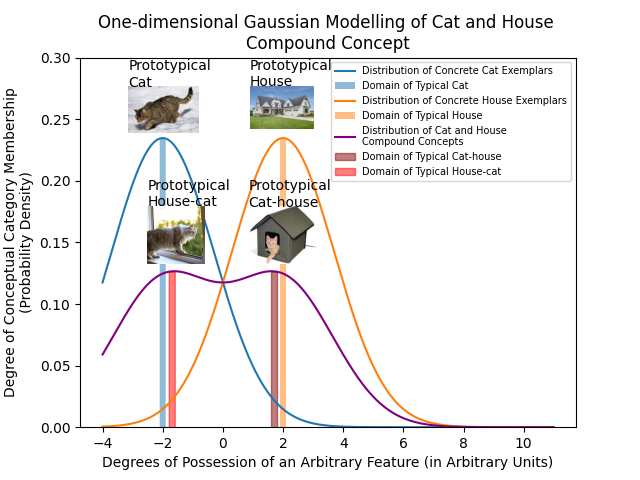

Write Python code to recreate this figure.
import numpy as np
import matplotlib.pyplot as plt
from matplotlib import image as mpimg
from matplotlib.offsetbox import AnnotationBbox, OffsetImage
from scipy.stats import norm

x = np.arange(-4, 11, 0.01)

cat_mu = -2
cat_sigma = 1.7
typical_cat = np.arange(cat_mu - 0.1, cat_mu + 0.1, 0.01)

def cat_gaussian(domain):
    return norm.pdf(domain, loc=cat_mu, scale=cat_sigma)

house_mu = 2
house_sigma = 1.7
typical_house = np.arange(house_mu - 0.1, house_mu + 0.1, 0.01)

def house_gaussian(domain):
    return norm.pdf(domain, loc=house_mu, scale=house_sigma)

catHouse_median = 1.7
typical_catHouse = np.arange(catHouse_median - 0.1, catHouse_median + 0.1, 0.01)
houseCat_median = -1.7
typical_houseCat = np.arange(houseCat_median - 0.1, houseCat_median + 0.1, 0.01)

def catHouse_gaussian(domain):
    return (cat_gaussian(domain) + house_gaussian(domain)) / 2


fig, ax = plt.subplots()


plt.plot(x, cat_gaussian(x),
         label='Distribution of Concrete Cat Exemplars')
plt.fill_between(typical_cat, cat_gaussian(typical_cat), alpha=0.5,
                 label='Domain of ''Typical Cat''')

plt.plot(x, house_gaussian(x),
         label='Distribution of Concrete House Exemplars')
plt.fill_between(typical_house, house_gaussian(typical_house), alpha=0.5,
                 label='Domain of ''Typical House''')

plt.plot(x, catHouse_gaussian(x), color='purple',
         label='Distribution of Cat and House\nCompound Concepts')
plt.fill_between(typical_catHouse, catHouse_gaussian(typical_catHouse),
                 color='maroon', alpha=0.5,
                 label='Domain of ''Typical Cat-house''')
plt.fill_between(typical_houseCat, catHouse_gaussian(typical_houseCat),
                 color='red', alpha=0.5,
                 label='Domain of ''Typical House-cat''')

h, l = plt.gca().get_legend_handles_labels()
h[0], h[1], h[2], h[3], h[4], h[5] = h[0], h[3], h[1], h[4], h[2], h[5]
l[0], l[1], l[2], l[3], l[4], l[5] = l[0], l[3], l[1], l[4], l[2], l[5]

plt.title("One-dimensional Gaussian Modelling of Cat and House \n"
          "Compound Concept")
plt.legend(h, l, prop={'size': 7})
plt.xlabel('Degrees of ''Possession'' of an Arbitrary Feature (in Arbitrary Units)')
plt.ylabel('Degree of Conceptual Category Membership\n(Probability Density)')
plt.ylim((0, 0.3))


cat = mpimg.imread('cat.jpg')
newax = fig.add_axes([0.2,0.71,0.11,0.11], anchor='NE', zorder=1)
newax.axis('off')
newax.annotate('Prototypical\nCat', (0,0))
newax.imshow(cat)

houseCat = mpimg.imread('houseCat.jpg')
newax1 = fig.add_axes([0.20,0.45,0.12,0.12], anchor='NE', zorder=1)
newax1.axis('off')
newax1.annotate('Prototypical\nHouse-cat', (0,0))
newax1.imshow(houseCat)

catHouse = mpimg.imread('catHouse.jpg')
newax2 = fig.add_axes([0.376,0.45,0.12,0.12], anchor='NE', zorder=1)
newax2.axis('off')
newax2.annotate('Prototypical\nCat-house', (0,0))
newax2.imshow(catHouse)

house = mpimg.imread('house.jpg')
newax3 = fig.add_axes([0.39,0.72,0.1,0.1], anchor='NE', zorder=1)
newax3.axis('off')
newax3.annotate('Prototypical\nHouse', (0,0))
newax3.imshow(house)

plt.draw()

plt.savefig("house-cat_cat-house.png")
plt.show()


